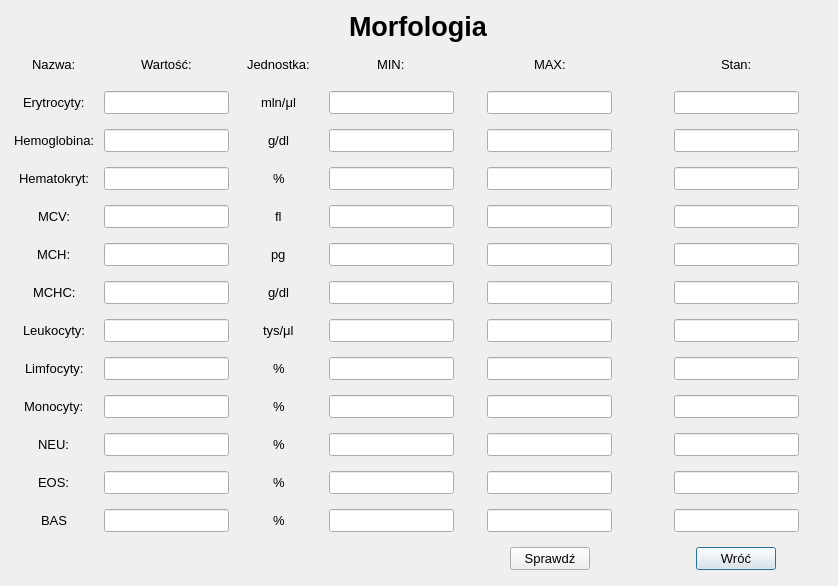
<?xml version="1.0" encoding="UTF-8"?>
<ui version="4.0">
 <class>morfologia</class>
 <widget class="QDialog" name="morfologia">
  <property name="geometry">
   <rect>
    <x>0</x>
    <y>0</y>
    <width>838</width>
    <height>586</height>
   </rect>
  </property>
  <property name="windowTitle">
   <string>Morfologia</string>
  </property>
  <layout class="QGridLayout" name="gridLayout_2">
   <item row="0" column="1">
    <layout class="QGridLayout" name="gridLayout">
     <item row="13" column="4" colspan="2" alignment="Qt::AlignHCenter|Qt::AlignVCenter">
      <widget class="QLineEdit" name="lineEdit_max_9">
       <property name="minimumSize">
        <size>
         <width>100</width>
         <height>0</height>
        </size>
       </property>
       <property name="maximumSize">
        <size>
         <width>500</width>
         <height>16777215</height>
        </size>
       </property>
       <property name="font">
        <font>
         <pointsize>10</pointsize>
        </font>
       </property>
       <property name="readOnly">
        <bool>true</bool>
       </property>
      </widget>
     </item>
     <item row="9" column="1" alignment="Qt::AlignHCenter|Qt::AlignVCenter">
      <widget class="QLineEdit" name="lineEdit_mch">
       <property name="minimumSize">
        <size>
         <width>100</width>
         <height>0</height>
        </size>
       </property>
       <property name="maximumSize">
        <size>
         <width>500</width>
         <height>16777215</height>
        </size>
       </property>
       <property name="font">
        <font>
         <pointsize>10</pointsize>
        </font>
       </property>
      </widget>
     </item>
     <item row="0" column="0" colspan="8">
      <layout class="QVBoxLayout" name="verticalLayout">
       <item alignment="Qt::AlignHCenter|Qt::AlignVCenter">
        <widget class="QLabel" name="label_65">
         <property name="font">
          <font>
           <pointsize>20</pointsize>
           <weight>75</weight>
           <bold>true</bold>
          </font>
         </property>
         <property name="text">
          <string>Morfologia</string>
         </property>
        </widget>
       </item>
      </layout>
     </item>
     <item row="5" column="2" alignment="Qt::AlignHCenter|Qt::AlignVCenter">
      <widget class="QLabel" name="label_10">
       <property name="font">
        <font>
         <pointsize>10</pointsize>
        </font>
       </property>
       <property name="text">
        <string>mln/μl</string>
       </property>
      </widget>
     </item>
     <item row="16" column="3" alignment="Qt::AlignHCenter|Qt::AlignVCenter">
      <widget class="QLineEdit" name="lineEdit_min_12">
       <property name="minimumSize">
        <size>
         <width>100</width>
         <height>0</height>
        </size>
       </property>
       <property name="maximumSize">
        <size>
         <width>500</width>
         <height>16777215</height>
        </size>
       </property>
       <property name="font">
        <font>
         <pointsize>10</pointsize>
        </font>
       </property>
       <property name="readOnly">
        <bool>true</bool>
       </property>
      </widget>
     </item>
     <item row="12" column="6" colspan="2" alignment="Qt::AlignHCenter|Qt::AlignVCenter">
      <widget class="QLineEdit" name="lineEdit_stan_8">
       <property name="minimumSize">
        <size>
         <width>100</width>
         <height>0</height>
        </size>
       </property>
       <property name="maximumSize">
        <size>
         <width>500</width>
         <height>16777215</height>
        </size>
       </property>
       <property name="font">
        <font>
         <pointsize>10</pointsize>
        </font>
       </property>
       <property name="readOnly">
        <bool>true</bool>
       </property>
      </widget>
     </item>
     <item row="15" column="1" alignment="Qt::AlignHCenter|Qt::AlignVCenter">
      <widget class="QLineEdit" name="lineEdit_eos">
       <property name="minimumSize">
        <size>
         <width>100</width>
         <height>0</height>
        </size>
       </property>
       <property name="maximumSize">
        <size>
         <width>500</width>
         <height>16777215</height>
        </size>
       </property>
       <property name="font">
        <font>
         <pointsize>10</pointsize>
        </font>
       </property>
      </widget>
     </item>
     <item row="1" column="2" alignment="Qt::AlignHCenter|Qt::AlignVCenter">
      <widget class="QLabel" name="label_4">
       <property name="font">
        <font>
         <pointsize>10</pointsize>
        </font>
       </property>
       <property name="text">
        <string>Jednostka:</string>
       </property>
      </widget>
     </item>
     <item row="12" column="4" colspan="2" alignment="Qt::AlignHCenter|Qt::AlignVCenter">
      <widget class="QLineEdit" name="lineEdit_max_8">
       <property name="minimumSize">
        <size>
         <width>100</width>
         <height>0</height>
        </size>
       </property>
       <property name="maximumSize">
        <size>
         <width>500</width>
         <height>16777215</height>
        </size>
       </property>
       <property name="font">
        <font>
         <pointsize>10</pointsize>
        </font>
       </property>
       <property name="readOnly">
        <bool>true</bool>
       </property>
      </widget>
     </item>
     <item row="7" column="4" colspan="2" alignment="Qt::AlignHCenter|Qt::AlignVCenter">
      <widget class="QLineEdit" name="lineEdit_max_3">
       <property name="minimumSize">
        <size>
         <width>100</width>
         <height>0</height>
        </size>
       </property>
       <property name="maximumSize">
        <size>
         <width>500</width>
         <height>16777215</height>
        </size>
       </property>
       <property name="font">
        <font>
         <pointsize>10</pointsize>
        </font>
       </property>
       <property name="readOnly">
        <bool>true</bool>
       </property>
      </widget>
     </item>
     <item row="14" column="2" alignment="Qt::AlignHCenter|Qt::AlignVCenter">
      <widget class="QLabel" name="label_34">
       <property name="font">
        <font>
         <pointsize>10</pointsize>
        </font>
       </property>
       <property name="text">
        <string>%</string>
       </property>
      </widget>
     </item>
     <item row="16" column="4" colspan="2" alignment="Qt::AlignHCenter|Qt::AlignVCenter">
      <widget class="QLineEdit" name="lineEdit_max_12">
       <property name="minimumSize">
        <size>
         <width>100</width>
         <height>0</height>
        </size>
       </property>
       <property name="maximumSize">
        <size>
         <width>500</width>
         <height>16777215</height>
        </size>
       </property>
       <property name="font">
        <font>
         <pointsize>10</pointsize>
        </font>
       </property>
       <property name="readOnly">
        <bool>true</bool>
       </property>
      </widget>
     </item>
     <item row="6" column="0" alignment="Qt::AlignHCenter|Qt::AlignVCenter">
      <widget class="QLabel" name="label_">
       <property name="font">
        <font>
         <pointsize>10</pointsize>
        </font>
       </property>
       <property name="text">
        <string>Hemoglobina:</string>
       </property>
      </widget>
     </item>
     <item row="17" column="6" colspan="2" alignment="Qt::AlignHCenter|Qt::AlignVCenter">
      <widget class="QPushButton" name="pushButton_wroc">
       <property name="font">
        <font>
         <pointsize>10</pointsize>
        </font>
       </property>
       <property name="text">
        <string>Wróć</string>
       </property>
      </widget>
     </item>
     <item row="12" column="1" alignment="Qt::AlignHCenter|Qt::AlignVCenter">
      <widget class="QLineEdit" name="lineEdit_limfocyty">
       <property name="minimumSize">
        <size>
         <width>100</width>
         <height>0</height>
        </size>
       </property>
       <property name="maximumSize">
        <size>
         <width>500</width>
         <height>16777215</height>
        </size>
       </property>
       <property name="font">
        <font>
         <pointsize>10</pointsize>
        </font>
       </property>
      </widget>
     </item>
     <item row="15" column="6" colspan="2" alignment="Qt::AlignHCenter|Qt::AlignVCenter">
      <widget class="QLineEdit" name="lineEdit_stan_11">
       <property name="minimumSize">
        <size>
         <width>100</width>
         <height>0</height>
        </size>
       </property>
       <property name="maximumSize">
        <size>
         <width>500</width>
         <height>16777215</height>
        </size>
       </property>
       <property name="font">
        <font>
         <pointsize>10</pointsize>
        </font>
       </property>
       <property name="readOnly">
        <bool>true</bool>
       </property>
      </widget>
     </item>
     <item row="15" column="0" alignment="Qt::AlignHCenter|Qt::AlignVCenter">
      <widget class="QLabel" name="label_22">
       <property name="font">
        <font>
         <pointsize>10</pointsize>
        </font>
       </property>
       <property name="text">
        <string>EOS:</string>
       </property>
      </widget>
     </item>
     <item row="10" column="3" alignment="Qt::AlignHCenter|Qt::AlignVCenter">
      <widget class="QLineEdit" name="lineEdit_min_6">
       <property name="minimumSize">
        <size>
         <width>100</width>
         <height>0</height>
        </size>
       </property>
       <property name="maximumSize">
        <size>
         <width>500</width>
         <height>16777215</height>
        </size>
       </property>
       <property name="font">
        <font>
         <pointsize>10</pointsize>
        </font>
       </property>
       <property name="readOnly">
        <bool>true</bool>
       </property>
      </widget>
     </item>
     <item row="17" column="4" colspan="2" alignment="Qt::AlignHCenter|Qt::AlignVCenter">
      <widget class="QPushButton" name="pushButton_sprawdz">
       <property name="font">
        <font>
         <pointsize>10</pointsize>
        </font>
       </property>
       <property name="text">
        <string>Sprawdź</string>
       </property>
      </widget>
     </item>
     <item row="16" column="0" alignment="Qt::AlignHCenter|Qt::AlignVCenter">
      <widget class="QLabel" name="label_23">
       <property name="font">
        <font>
         <pointsize>10</pointsize>
        </font>
       </property>
       <property name="text">
        <string>BAS</string>
       </property>
      </widget>
     </item>
     <item row="14" column="1" alignment="Qt::AlignHCenter|Qt::AlignVCenter">
      <widget class="QLineEdit" name="lineEdit_net">
       <property name="minimumSize">
        <size>
         <width>100</width>
         <height>0</height>
        </size>
       </property>
       <property name="maximumSize">
        <size>
         <width>500</width>
         <height>16777215</height>
        </size>
       </property>
       <property name="font">
        <font>
         <pointsize>10</pointsize>
        </font>
       </property>
      </widget>
     </item>
     <item row="16" column="1" alignment="Qt::AlignHCenter|Qt::AlignVCenter">
      <widget class="QLineEdit" name="lineEdit_bas">
       <property name="minimumSize">
        <size>
         <width>100</width>
         <height>0</height>
        </size>
       </property>
       <property name="maximumSize">
        <size>
         <width>500</width>
         <height>16777215</height>
        </size>
       </property>
       <property name="font">
        <font>
         <pointsize>10</pointsize>
        </font>
       </property>
      </widget>
     </item>
     <item row="5" column="1" alignment="Qt::AlignHCenter|Qt::AlignVCenter">
      <widget class="QLineEdit" name="lineEdit_erytrocyty">
       <property name="minimumSize">
        <size>
         <width>100</width>
         <height>0</height>
        </size>
       </property>
       <property name="maximumSize">
        <size>
         <width>500</width>
         <height>16777215</height>
        </size>
       </property>
       <property name="font">
        <font>
         <pointsize>10</pointsize>
        </font>
       </property>
      </widget>
     </item>
     <item row="15" column="2" alignment="Qt::AlignHCenter|Qt::AlignVCenter">
      <widget class="QLabel" name="label_35">
       <property name="font">
        <font>
         <pointsize>10</pointsize>
        </font>
       </property>
       <property name="text">
        <string>%</string>
       </property>
      </widget>
     </item>
     <item row="6" column="1" alignment="Qt::AlignHCenter|Qt::AlignVCenter">
      <widget class="QLineEdit" name="lineEdit_hemoglobina">
       <property name="minimumSize">
        <size>
         <width>100</width>
         <height>0</height>
        </size>
       </property>
       <property name="maximumSize">
        <size>
         <width>500</width>
         <height>16777215</height>
        </size>
       </property>
       <property name="font">
        <font>
         <pointsize>10</pointsize>
        </font>
       </property>
      </widget>
     </item>
     <item row="14" column="6" colspan="2" alignment="Qt::AlignHCenter|Qt::AlignVCenter">
      <widget class="QLineEdit" name="lineEdit_stan_10">
       <property name="minimumSize">
        <size>
         <width>100</width>
         <height>0</height>
        </size>
       </property>
       <property name="maximumSize">
        <size>
         <width>500</width>
         <height>16777215</height>
        </size>
       </property>
       <property name="font">
        <font>
         <pointsize>10</pointsize>
        </font>
       </property>
       <property name="readOnly">
        <bool>true</bool>
       </property>
      </widget>
     </item>
     <item row="13" column="3" alignment="Qt::AlignHCenter|Qt::AlignVCenter">
      <widget class="QLineEdit" name="lineEdit_min_9">
       <property name="minimumSize">
        <size>
         <width>100</width>
         <height>0</height>
        </size>
       </property>
       <property name="maximumSize">
        <size>
         <width>500</width>
         <height>16777215</height>
        </size>
       </property>
       <property name="font">
        <font>
         <pointsize>10</pointsize>
        </font>
       </property>
       <property name="readOnly">
        <bool>true</bool>
       </property>
      </widget>
     </item>
     <item row="5" column="4" colspan="2" alignment="Qt::AlignHCenter|Qt::AlignVCenter">
      <widget class="QLineEdit" name="lineEdit_max">
       <property name="minimumSize">
        <size>
         <width>100</width>
         <height>0</height>
        </size>
       </property>
       <property name="maximumSize">
        <size>
         <width>500</width>
         <height>16777215</height>
        </size>
       </property>
       <property name="font">
        <font>
         <pointsize>10</pointsize>
        </font>
       </property>
       <property name="readOnly">
        <bool>true</bool>
       </property>
      </widget>
     </item>
     <item row="8" column="1" alignment="Qt::AlignHCenter|Qt::AlignVCenter">
      <widget class="QLineEdit" name="lineEdit_mcv">
       <property name="minimumSize">
        <size>
         <width>100</width>
         <height>0</height>
        </size>
       </property>
       <property name="maximumSize">
        <size>
         <width>500</width>
         <height>16777215</height>
        </size>
       </property>
       <property name="font">
        <font>
         <pointsize>10</pointsize>
        </font>
       </property>
      </widget>
     </item>
     <item row="11" column="6" colspan="2" alignment="Qt::AlignHCenter|Qt::AlignVCenter">
      <widget class="QLineEdit" name="lineEdit_stan_7">
       <property name="minimumSize">
        <size>
         <width>100</width>
         <height>0</height>
        </size>
       </property>
       <property name="maximumSize">
        <size>
         <width>500</width>
         <height>16777215</height>
        </size>
       </property>
       <property name="font">
        <font>
         <pointsize>10</pointsize>
        </font>
       </property>
       <property name="readOnly">
        <bool>true</bool>
       </property>
      </widget>
     </item>
     <item row="8" column="3" alignment="Qt::AlignHCenter|Qt::AlignVCenter">
      <widget class="QLineEdit" name="lineEdit_min_4">
       <property name="minimumSize">
        <size>
         <width>100</width>
         <height>0</height>
        </size>
       </property>
       <property name="maximumSize">
        <size>
         <width>500</width>
         <height>16777215</height>
        </size>
       </property>
       <property name="font">
        <font>
         <pointsize>10</pointsize>
        </font>
       </property>
       <property name="readOnly">
        <bool>true</bool>
       </property>
      </widget>
     </item>
     <item row="13" column="0" alignment="Qt::AlignHCenter|Qt::AlignVCenter">
      <widget class="QLabel" name="label_20">
       <property name="font">
        <font>
         <pointsize>10</pointsize>
        </font>
       </property>
       <property name="text">
        <string>Monocyty:</string>
       </property>
      </widget>
     </item>
     <item row="8" column="6" colspan="2" alignment="Qt::AlignHCenter|Qt::AlignVCenter">
      <widget class="QLineEdit" name="lineEdit_stan_4">
       <property name="minimumSize">
        <size>
         <width>100</width>
         <height>0</height>
        </size>
       </property>
       <property name="maximumSize">
        <size>
         <width>500</width>
         <height>16777215</height>
        </size>
       </property>
       <property name="font">
        <font>
         <pointsize>10</pointsize>
        </font>
       </property>
       <property name="readOnly">
        <bool>true</bool>
       </property>
      </widget>
     </item>
     <item row="13" column="6" colspan="2" alignment="Qt::AlignHCenter|Qt::AlignVCenter">
      <widget class="QLineEdit" name="lineEdit_stan_9">
       <property name="minimumSize">
        <size>
         <width>100</width>
         <height>0</height>
        </size>
       </property>
       <property name="maximumSize">
        <size>
         <width>500</width>
         <height>16777215</height>
        </size>
       </property>
       <property name="font">
        <font>
         <pointsize>10</pointsize>
        </font>
       </property>
       <property name="readOnly">
        <bool>true</bool>
       </property>
      </widget>
     </item>
     <item row="15" column="4" colspan="2" alignment="Qt::AlignHCenter|Qt::AlignVCenter">
      <widget class="QLineEdit" name="lineEdit_max_11">
       <property name="minimumSize">
        <size>
         <width>100</width>
         <height>0</height>
        </size>
       </property>
       <property name="maximumSize">
        <size>
         <width>500</width>
         <height>16777215</height>
        </size>
       </property>
       <property name="font">
        <font>
         <pointsize>10</pointsize>
        </font>
       </property>
       <property name="readOnly">
        <bool>true</bool>
       </property>
      </widget>
     </item>
     <item row="7" column="2" alignment="Qt::AlignHCenter|Qt::AlignVCenter">
      <widget class="QLabel" name="label_27">
       <property name="font">
        <font>
         <pointsize>10</pointsize>
        </font>
       </property>
       <property name="text">
        <string>%</string>
       </property>
      </widget>
     </item>
     <item row="7" column="0" alignment="Qt::AlignHCenter|Qt::AlignVCenter">
      <widget class="QLabel" name="label_14">
       <property name="font">
        <font>
         <pointsize>10</pointsize>
        </font>
       </property>
       <property name="text">
        <string>Hematokryt:</string>
       </property>
      </widget>
     </item>
     <item row="1" column="1" alignment="Qt::AlignHCenter|Qt::AlignVCenter">
      <widget class="QLabel" name="label_3">
       <property name="font">
        <font>
         <pointsize>10</pointsize>
        </font>
       </property>
       <property name="text">
        <string>Wartość:</string>
       </property>
      </widget>
     </item>
     <item row="7" column="1" alignment="Qt::AlignHCenter|Qt::AlignVCenter">
      <widget class="QLineEdit" name="lineEdit_hematokryt">
       <property name="minimumSize">
        <size>
         <width>100</width>
         <height>0</height>
        </size>
       </property>
       <property name="maximumSize">
        <size>
         <width>500</width>
         <height>16777215</height>
        </size>
       </property>
       <property name="font">
        <font>
         <pointsize>10</pointsize>
        </font>
       </property>
      </widget>
     </item>
     <item row="10" column="6" colspan="2" alignment="Qt::AlignHCenter|Qt::AlignVCenter">
      <widget class="QLineEdit" name="lineEdit_stan_6">
       <property name="minimumSize">
        <size>
         <width>100</width>
         <height>0</height>
        </size>
       </property>
       <property name="maximumSize">
        <size>
         <width>500</width>
         <height>16777215</height>
        </size>
       </property>
       <property name="font">
        <font>
         <pointsize>10</pointsize>
        </font>
       </property>
       <property name="readOnly">
        <bool>true</bool>
       </property>
      </widget>
     </item>
     <item row="10" column="1" alignment="Qt::AlignHCenter|Qt::AlignVCenter">
      <widget class="QLineEdit" name="lineEdit_mchc">
       <property name="minimumSize">
        <size>
         <width>100</width>
         <height>0</height>
        </size>
       </property>
       <property name="maximumSize">
        <size>
         <width>500</width>
         <height>16777215</height>
        </size>
       </property>
       <property name="font">
        <font>
         <pointsize>10</pointsize>
        </font>
       </property>
      </widget>
     </item>
     <item row="13" column="1" alignment="Qt::AlignHCenter|Qt::AlignVCenter">
      <widget class="QLineEdit" name="lineEdit_monocyty">
       <property name="minimumSize">
        <size>
         <width>100</width>
         <height>0</height>
        </size>
       </property>
       <property name="maximumSize">
        <size>
         <width>500</width>
         <height>16777215</height>
        </size>
       </property>
       <property name="font">
        <font>
         <pointsize>10</pointsize>
        </font>
       </property>
      </widget>
     </item>
     <item row="14" column="0" alignment="Qt::AlignHCenter|Qt::AlignVCenter">
      <widget class="QLabel" name="label_21">
       <property name="font">
        <font>
         <pointsize>10</pointsize>
        </font>
       </property>
       <property name="text">
        <string>NEU:</string>
       </property>
      </widget>
     </item>
     <item row="10" column="0" alignment="Qt::AlignHCenter|Qt::AlignVCenter">
      <widget class="QLabel" name="label_17">
       <property name="font">
        <font>
         <pointsize>10</pointsize>
        </font>
       </property>
       <property name="text">
        <string>MCHC:</string>
       </property>
      </widget>
     </item>
     <item row="7" column="3" alignment="Qt::AlignHCenter|Qt::AlignVCenter">
      <widget class="QLineEdit" name="lineEdit_min_3">
       <property name="minimumSize">
        <size>
         <width>100</width>
         <height>0</height>
        </size>
       </property>
       <property name="maximumSize">
        <size>
         <width>500</width>
         <height>16777215</height>
        </size>
       </property>
       <property name="font">
        <font>
         <pointsize>10</pointsize>
        </font>
       </property>
       <property name="readOnly">
        <bool>true</bool>
       </property>
      </widget>
     </item>
     <item row="14" column="3" alignment="Qt::AlignHCenter|Qt::AlignVCenter">
      <widget class="QLineEdit" name="lineEdit_min_10">
       <property name="minimumSize">
        <size>
         <width>100</width>
         <height>0</height>
        </size>
       </property>
       <property name="maximumSize">
        <size>
         <width>500</width>
         <height>16777215</height>
        </size>
       </property>
       <property name="font">
        <font>
         <pointsize>10</pointsize>
        </font>
       </property>
       <property name="readOnly">
        <bool>true</bool>
       </property>
      </widget>
     </item>
     <item row="9" column="2" alignment="Qt::AlignHCenter|Qt::AlignVCenter">
      <widget class="QLabel" name="label_29">
       <property name="font">
        <font>
         <pointsize>10</pointsize>
        </font>
       </property>
       <property name="text">
        <string>pg</string>
       </property>
      </widget>
     </item>
     <item row="16" column="2" alignment="Qt::AlignHCenter|Qt::AlignVCenter">
      <widget class="QLabel" name="label_36">
       <property name="font">
        <font>
         <pointsize>10</pointsize>
        </font>
       </property>
       <property name="text">
        <string>%</string>
       </property>
      </widget>
     </item>
     <item row="16" column="6" colspan="2" alignment="Qt::AlignHCenter|Qt::AlignVCenter">
      <widget class="QLineEdit" name="lineEdit_stan_12">
       <property name="minimumSize">
        <size>
         <width>100</width>
         <height>0</height>
        </size>
       </property>
       <property name="maximumSize">
        <size>
         <width>500</width>
         <height>16777215</height>
        </size>
       </property>
       <property name="font">
        <font>
         <pointsize>10</pointsize>
        </font>
       </property>
       <property name="readOnly">
        <bool>true</bool>
       </property>
      </widget>
     </item>
     <item row="12" column="2" alignment="Qt::AlignHCenter|Qt::AlignVCenter">
      <widget class="QLabel" name="label_32">
       <property name="font">
        <font>
         <pointsize>10</pointsize>
        </font>
       </property>
       <property name="text">
        <string>%</string>
       </property>
      </widget>
     </item>
     <item row="9" column="4" colspan="2" alignment="Qt::AlignHCenter|Qt::AlignVCenter">
      <widget class="QLineEdit" name="lineEdit_max_5">
       <property name="minimumSize">
        <size>
         <width>100</width>
         <height>0</height>
        </size>
       </property>
       <property name="maximumSize">
        <size>
         <width>500</width>
         <height>16777215</height>
        </size>
       </property>
       <property name="font">
        <font>
         <pointsize>10</pointsize>
        </font>
       </property>
       <property name="readOnly">
        <bool>true</bool>
       </property>
      </widget>
     </item>
     <item row="6" column="3" alignment="Qt::AlignHCenter|Qt::AlignVCenter">
      <widget class="QLineEdit" name="lineEdit_min_2">
       <property name="minimumSize">
        <size>
         <width>100</width>
         <height>0</height>
        </size>
       </property>
       <property name="maximumSize">
        <size>
         <width>500</width>
         <height>16777215</height>
        </size>
       </property>
       <property name="font">
        <font>
         <pointsize>10</pointsize>
        </font>
       </property>
       <property name="readOnly">
        <bool>true</bool>
       </property>
      </widget>
     </item>
     <item row="10" column="4" colspan="2" alignment="Qt::AlignHCenter|Qt::AlignVCenter">
      <widget class="QLineEdit" name="lineEdit_max_6">
       <property name="minimumSize">
        <size>
         <width>100</width>
         <height>0</height>
        </size>
       </property>
       <property name="maximumSize">
        <size>
         <width>500</width>
         <height>16777215</height>
        </size>
       </property>
       <property name="font">
        <font>
         <pointsize>10</pointsize>
        </font>
       </property>
       <property name="readOnly">
        <bool>true</bool>
       </property>
      </widget>
     </item>
     <item row="7" column="6" colspan="2" alignment="Qt::AlignHCenter|Qt::AlignVCenter">
      <widget class="QLineEdit" name="lineEdit_stan_3">
       <property name="minimumSize">
        <size>
         <width>100</width>
         <height>0</height>
        </size>
       </property>
       <property name="maximumSize">
        <size>
         <width>500</width>
         <height>16777215</height>
        </size>
       </property>
       <property name="font">
        <font>
         <pointsize>10</pointsize>
        </font>
       </property>
       <property name="readOnly">
        <bool>true</bool>
       </property>
      </widget>
     </item>
     <item row="9" column="0" alignment="Qt::AlignHCenter|Qt::AlignVCenter">
      <widget class="QLabel" name="label_16">
       <property name="font">
        <font>
         <pointsize>10</pointsize>
        </font>
       </property>
       <property name="text">
        <string>MCH:</string>
       </property>
      </widget>
     </item>
     <item row="11" column="2" alignment="Qt::AlignHCenter|Qt::AlignVCenter">
      <widget class="QLabel" name="label_31">
       <property name="font">
        <font>
         <pointsize>10</pointsize>
        </font>
       </property>
       <property name="text">
        <string>tys/μl</string>
       </property>
      </widget>
     </item>
     <item row="1" column="6" colspan="2" alignment="Qt::AlignHCenter|Qt::AlignVCenter">
      <widget class="QLabel" name="label_7">
       <property name="font">
        <font>
         <pointsize>10</pointsize>
        </font>
       </property>
       <property name="text">
        <string>Stan:</string>
       </property>
      </widget>
     </item>
     <item row="12" column="0" alignment="Qt::AlignHCenter|Qt::AlignVCenter">
      <widget class="QLabel" name="label_19">
       <property name="font">
        <font>
         <pointsize>10</pointsize>
        </font>
       </property>
       <property name="text">
        <string>Limfocyty:</string>
       </property>
      </widget>
     </item>
     <item row="12" column="3" alignment="Qt::AlignHCenter|Qt::AlignVCenter">
      <widget class="QLineEdit" name="lineEdit_min_8">
       <property name="minimumSize">
        <size>
         <width>100</width>
         <height>0</height>
        </size>
       </property>
       <property name="maximumSize">
        <size>
         <width>500</width>
         <height>16777215</height>
        </size>
       </property>
       <property name="font">
        <font>
         <pointsize>10</pointsize>
        </font>
       </property>
       <property name="readOnly">
        <bool>true</bool>
       </property>
      </widget>
     </item>
     <item row="5" column="3" alignment="Qt::AlignHCenter|Qt::AlignVCenter">
      <widget class="QLineEdit" name="lineEdit_min">
       <property name="minimumSize">
        <size>
         <width>100</width>
         <height>0</height>
        </size>
       </property>
       <property name="maximumSize">
        <size>
         <width>500</width>
         <height>16777215</height>
        </size>
       </property>
       <property name="font">
        <font>
         <pointsize>10</pointsize>
        </font>
       </property>
       <property name="readOnly">
        <bool>true</bool>
       </property>
      </widget>
     </item>
     <item row="8" column="0" alignment="Qt::AlignHCenter|Qt::AlignVCenter">
      <widget class="QLabel" name="label_15">
       <property name="font">
        <font>
         <pointsize>10</pointsize>
        </font>
       </property>
       <property name="text">
        <string>MCV:</string>
       </property>
      </widget>
     </item>
     <item row="1" column="4" colspan="2" alignment="Qt::AlignHCenter|Qt::AlignVCenter">
      <widget class="QLabel" name="label_6">
       <property name="font">
        <font>
         <pointsize>10</pointsize>
        </font>
       </property>
       <property name="text">
        <string>MAX:</string>
       </property>
      </widget>
     </item>
     <item row="6" column="6" colspan="2" alignment="Qt::AlignHCenter|Qt::AlignVCenter">
      <widget class="QLineEdit" name="lineEdit_stan_2">
       <property name="minimumSize">
        <size>
         <width>100</width>
         <height>0</height>
        </size>
       </property>
       <property name="maximumSize">
        <size>
         <width>500</width>
         <height>16777215</height>
        </size>
       </property>
       <property name="font">
        <font>
         <pointsize>10</pointsize>
        </font>
       </property>
       <property name="readOnly">
        <bool>true</bool>
       </property>
      </widget>
     </item>
     <item row="11" column="4" colspan="2" alignment="Qt::AlignHCenter|Qt::AlignVCenter">
      <widget class="QLineEdit" name="lineEdit_max_7">
       <property name="minimumSize">
        <size>
         <width>100</width>
         <height>0</height>
        </size>
       </property>
       <property name="maximumSize">
        <size>
         <width>500</width>
         <height>16777215</height>
        </size>
       </property>
       <property name="font">
        <font>
         <pointsize>10</pointsize>
        </font>
       </property>
       <property name="readOnly">
        <bool>true</bool>
       </property>
      </widget>
     </item>
     <item row="11" column="1" alignment="Qt::AlignHCenter|Qt::AlignVCenter">
      <widget class="QLineEdit" name="lineEdit_leukocyty">
       <property name="minimumSize">
        <size>
         <width>100</width>
         <height>0</height>
        </size>
       </property>
       <property name="maximumSize">
        <size>
         <width>500</width>
         <height>16777215</height>
        </size>
       </property>
       <property name="font">
        <font>
         <pointsize>10</pointsize>
        </font>
       </property>
      </widget>
     </item>
     <item row="11" column="0" alignment="Qt::AlignHCenter|Qt::AlignVCenter">
      <widget class="QLabel" name="label_18">
       <property name="font">
        <font>
         <pointsize>10</pointsize>
        </font>
       </property>
       <property name="text">
        <string>Leukocyty:</string>
       </property>
      </widget>
     </item>
     <item row="1" column="3" alignment="Qt::AlignHCenter|Qt::AlignVCenter">
      <widget class="QLabel" name="label_5">
       <property name="font">
        <font>
         <pointsize>10</pointsize>
        </font>
       </property>
       <property name="text">
        <string>MIN:</string>
       </property>
      </widget>
     </item>
     <item row="6" column="2" alignment="Qt::AlignHCenter|Qt::AlignVCenter">
      <widget class="QLabel" name="label_26">
       <property name="font">
        <font>
         <pointsize>10</pointsize>
        </font>
       </property>
       <property name="text">
        <string>g/dl</string>
       </property>
      </widget>
     </item>
     <item row="6" column="4" colspan="2" alignment="Qt::AlignHCenter|Qt::AlignVCenter">
      <widget class="QLineEdit" name="lineEdit_max_2">
       <property name="minimumSize">
        <size>
         <width>100</width>
         <height>0</height>
        </size>
       </property>
       <property name="maximumSize">
        <size>
         <width>500</width>
         <height>16777215</height>
        </size>
       </property>
       <property name="font">
        <font>
         <pointsize>10</pointsize>
        </font>
       </property>
       <property name="readOnly">
        <bool>true</bool>
       </property>
      </widget>
     </item>
     <item row="8" column="2" alignment="Qt::AlignHCenter|Qt::AlignVCenter">
      <widget class="QLabel" name="label_28">
       <property name="font">
        <font>
         <pointsize>10</pointsize>
        </font>
       </property>
       <property name="text">
        <string>fl</string>
       </property>
      </widget>
     </item>
     <item row="11" column="3" alignment="Qt::AlignHCenter|Qt::AlignVCenter">
      <widget class="QLineEdit" name="lineEdit_min_7">
       <property name="minimumSize">
        <size>
         <width>100</width>
         <height>0</height>
        </size>
       </property>
       <property name="maximumSize">
        <size>
         <width>500</width>
         <height>16777215</height>
        </size>
       </property>
       <property name="font">
        <font>
         <pointsize>10</pointsize>
        </font>
       </property>
       <property name="readOnly">
        <bool>true</bool>
       </property>
      </widget>
     </item>
     <item row="9" column="3" alignment="Qt::AlignHCenter|Qt::AlignVCenter">
      <widget class="QLineEdit" name="lineEdit_min_5">
       <property name="minimumSize">
        <size>
         <width>100</width>
         <height>0</height>
        </size>
       </property>
       <property name="maximumSize">
        <size>
         <width>500</width>
         <height>16777215</height>
        </size>
       </property>
       <property name="font">
        <font>
         <pointsize>10</pointsize>
        </font>
       </property>
       <property name="readOnly">
        <bool>true</bool>
       </property>
      </widget>
     </item>
     <item row="15" column="3" alignment="Qt::AlignHCenter|Qt::AlignVCenter">
      <widget class="QLineEdit" name="lineEdit_min_11">
       <property name="minimumSize">
        <size>
         <width>100</width>
         <height>0</height>
        </size>
       </property>
       <property name="maximumSize">
        <size>
         <width>500</width>
         <height>16777215</height>
        </size>
       </property>
       <property name="font">
        <font>
         <pointsize>10</pointsize>
        </font>
       </property>
       <property name="readOnly">
        <bool>true</bool>
       </property>
      </widget>
     </item>
     <item row="8" column="4" colspan="2" alignment="Qt::AlignHCenter|Qt::AlignVCenter">
      <widget class="QLineEdit" name="lineEdit_max_4">
       <property name="minimumSize">
        <size>
         <width>100</width>
         <height>0</height>
        </size>
       </property>
       <property name="maximumSize">
        <size>
         <width>500</width>
         <height>16777215</height>
        </size>
       </property>
       <property name="font">
        <font>
         <pointsize>10</pointsize>
        </font>
       </property>
       <property name="readOnly">
        <bool>true</bool>
       </property>
      </widget>
     </item>
     <item row="1" column="0" alignment="Qt::AlignHCenter|Qt::AlignVCenter">
      <widget class="QLabel" name="label_2">
       <property name="font">
        <font>
         <pointsize>10</pointsize>
        </font>
       </property>
       <property name="text">
        <string>Nazwa:</string>
       </property>
      </widget>
     </item>
     <item row="14" column="4" colspan="2" alignment="Qt::AlignHCenter|Qt::AlignVCenter">
      <widget class="QLineEdit" name="lineEdit_max_10">
       <property name="minimumSize">
        <size>
         <width>100</width>
         <height>0</height>
        </size>
       </property>
       <property name="maximumSize">
        <size>
         <width>500</width>
         <height>16777215</height>
        </size>
       </property>
       <property name="font">
        <font>
         <pointsize>10</pointsize>
        </font>
       </property>
       <property name="readOnly">
        <bool>true</bool>
       </property>
      </widget>
     </item>
     <item row="10" column="2" alignment="Qt::AlignHCenter|Qt::AlignVCenter">
      <widget class="QLabel" name="label_30">
       <property name="font">
        <font>
         <pointsize>10</pointsize>
        </font>
       </property>
       <property name="text">
        <string>g/dl</string>
       </property>
      </widget>
     </item>
     <item row="13" column="2" alignment="Qt::AlignHCenter|Qt::AlignVCenter">
      <widget class="QLabel" name="label_33">
       <property name="font">
        <font>
         <pointsize>10</pointsize>
        </font>
       </property>
       <property name="text">
        <string>%</string>
       </property>
      </widget>
     </item>
     <item row="9" column="6" colspan="2" alignment="Qt::AlignHCenter|Qt::AlignVCenter">
      <widget class="QLineEdit" name="lineEdit_stan_5">
       <property name="minimumSize">
        <size>
         <width>100</width>
         <height>0</height>
        </size>
       </property>
       <property name="maximumSize">
        <size>
         <width>500</width>
         <height>16777215</height>
        </size>
       </property>
       <property name="font">
        <font>
         <pointsize>10</pointsize>
        </font>
       </property>
       <property name="readOnly">
        <bool>true</bool>
       </property>
      </widget>
     </item>
     <item row="5" column="6" colspan="2" alignment="Qt::AlignHCenter|Qt::AlignVCenter">
      <widget class="QLineEdit" name="lineEdit_stan">
       <property name="minimumSize">
        <size>
         <width>100</width>
         <height>0</height>
        </size>
       </property>
       <property name="maximumSize">
        <size>
         <width>500</width>
         <height>16777215</height>
        </size>
       </property>
       <property name="font">
        <font>
         <pointsize>10</pointsize>
        </font>
       </property>
       <property name="readOnly">
        <bool>true</bool>
       </property>
      </widget>
     </item>
     <item row="5" column="0" alignment="Qt::AlignHCenter|Qt::AlignVCenter">
      <widget class="QLabel" name="label">
       <property name="font">
        <font>
         <pointsize>10</pointsize>
        </font>
       </property>
       <property name="text">
        <string>Erytrocyty:</string>
       </property>
      </widget>
     </item>
    </layout>
   </item>
  </layout>
 </widget>
 <resources/>
 <connections/>
</ui>
